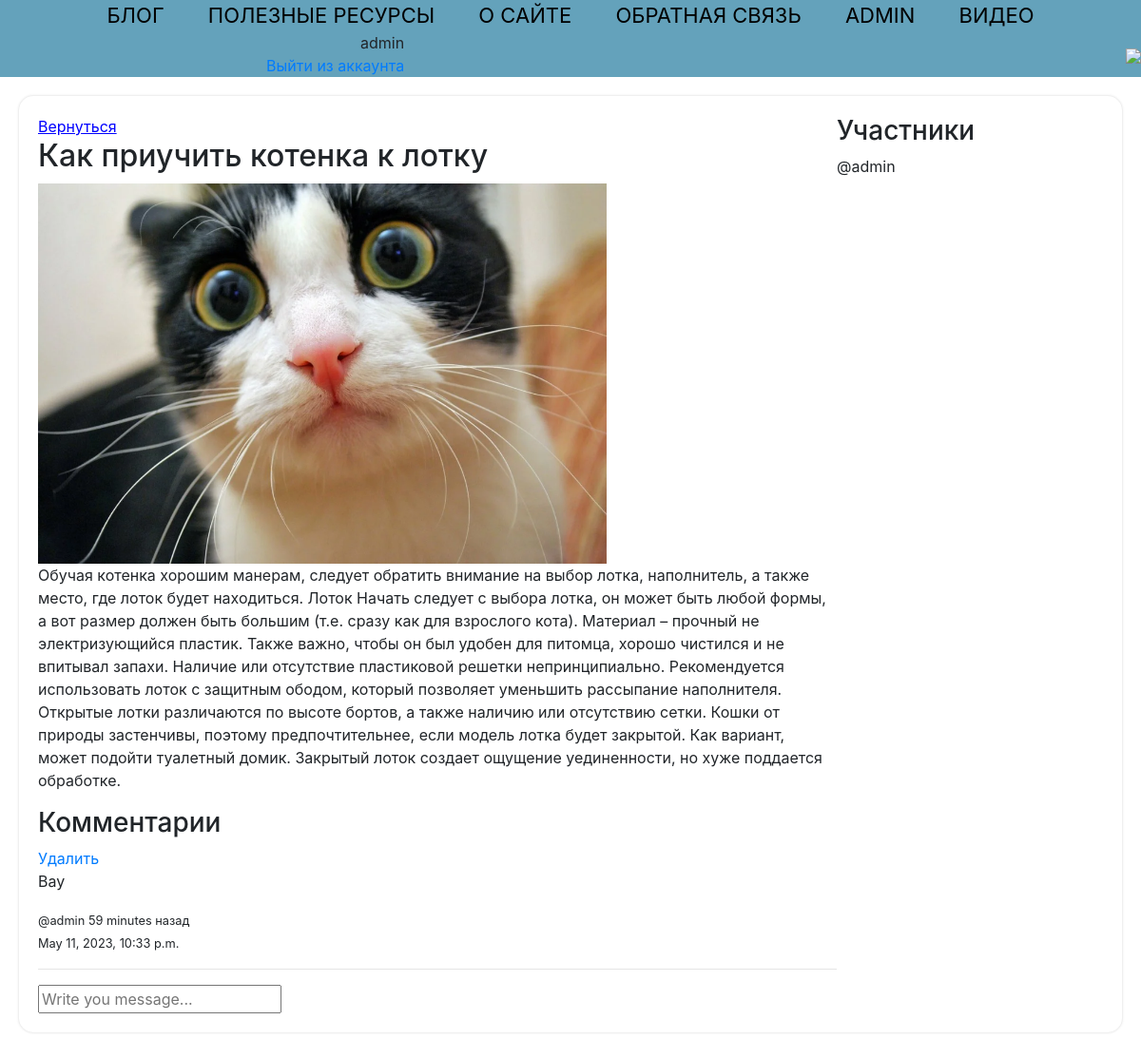
The app's page /room/38/ (signed in) with its own data.
### base/models.py (models this page shows, shortened)
class Room(models.Model):
    host         = models.ForeignKey(User, on_delete=models.SET_NULL, null=True)
    name         = models.CharField(max_length=200)
    description  = models.TextField(null=True, blank = True)
    participants = models.ManyToManyField(User, related_name='participants', blank=True)
    updated      = models.DateTimeField(auto_now=True)
    created      = models.DateTimeField(auto_now_add=True)
    image        = models.ImageField(blank=True)
    class Meta:
        ordering = ['-updated','-created']

class Message(models.Model):
    user    = models.ForeignKey(User, on_delete=models.CASCADE)
    room    = models.ForeignKey(Room, on_delete=models.CASCADE)
    body    = models.TextField()
    updated = models.DateTimeField(auto_now=True)
    created = models.DateTimeField(auto_now_add=True)
    class Meta:
        ordering = ['updated','created']

### base/views.py (the view, shortened to what this page needs)
# urls.py: path('room/<str:pk>/',views.room, name='room' ),
def room(request, pk):
    room = Room.objects.get(id=pk)
    room_messages = room.message_set.all()
    participants = room.participants.all()
    context = {'room':room,'room_messages':room_messages, 'participants':participants}
    return render(request, 'room.html', context)

### base/templatetags/date_filter.py (called while the page is built)
@register.filter
def date_filter(value):
    return value.replace("weeks","недель").replace("months","месяцев").replace("days","дней") \
                .replace("week","неделя").replace("month","месяц").replace("day","день")

### templates/room.html (shortened to what this page needs)
{% extends 'main.html' %}
{% block content %}
{% load date_filter %}
<div class="room-container">
    <div>
        <a class="link_text" href="/">Вернуться</a>
        <h2>{{room.name}}</h2>
        {% if room.image %}
        <div class="blog_img"><img src="/media/{{room.image}}" style="max-height: 400px;" /></div>
        {% endif %}
        <p>{{room.description}}</p>
        <div class="comment-wrapper">
            <h3>Комментарии</h3>
            {% for message in room_messages %}
                <div>
                    {% if request.user == message.user %}
                    <a href="{% url 'delete-message' message.id %}">Удалить</a>
                    {% endif %}
                    <p>{{message.body}}</p>
                    <small>@{{message.user}} {{message.created|timesince|date_filter}} назад</small>
                    <div>
                        <small>{{message.created}}</small>
                    </div>
                </div>
                <hr>
            {% endfor %}
        </div>
        {% if request.user.is_authenticated %}
        <div class="comment-form">
            <form method="POST" action="">
                <input type="text" name="body" placeholder="Write you message...">
            </form>
        </div>
        {% endif %}
    </div>
    <div>
        <h3>Участники</h3>
        {% for user in participants %}
        <p>@{{user.username}}</p>
        {% endfor %}
    </div>
</div>
{% endblock %}

### templates/navbar.html (shortened to what this page needs)
<link rel="stylesheet" href="https://cdn.jsdelivr.net/npm/bootstrap@4.0.0/dist/css/bootstrap.min.css">
{% load static %}
<div class="navbar">
    <div class="menubar">
        <a href="/" class="navbar_item">
            БЛОГ
        </a>
        <a href="/useful_links" class="navbar_item">
            ПОЛЕЗНЫЕ РЕСУРСЫ
        </a>
        <a href="/about" class="navbar_item">
            О САЙТЕ
        </a>
        <a href="/pool" class="navbar_item">
            ОБРАТНАЯ СВЯЗЬ
        </a>
        <a href="{% url 'user-profile' request.user.id %}" class="navbar_item">
            {{request.user.username|upper}}
        </a>
        <a href="/video" class="navbar_item">
            ВИДЕО
        </a>
    </div>
    <div class="user_field">
        {% if request.user.is_authenticated %}
        <div class="username_label">
            {{request.user}}
        </div>
        <div>
            <a href="{% url 'logout' %}">Выйти из аккаунта</a>
        </div>
            {% else %}
        <div>
            <a href="{% url 'login' %}">Войти</a>
        </div>
            {% endif %}
    </div>
    <a href="/shop/" class="logo">
        <img src="{% static 'images/logo.png' %}">
    </a>
</div>

### static/styles/main.css (style rules this page uses)
body { background-color: aliceblue; }
.navbar { background-color: #64a2bb; display: flex; align-items: center; padding: 0 !important; }
.user_field { padding-left: 280px; margin-right: 20px; }
.navbar_item { margin: 20px; }
.username_label { text-align: end; }
.logo { margin-left: 30px; }
.logo img { height: 60px; }
.menubar { margin: 0 auto 0 auto; height: 100%; }
.menubar a { color: black; text-decoration: none; font-size: 22px; }
body { background-position: center; background-repeat:no-repeat; background-attachment: fixed; text-align: center; background-size:cover; }
.room-container { display: grid; grid-template-columns: 3fr 1fr; }
.blog_img { margin-top: 10px; }
.room-container { padding: 20px; margin: 20px; border-radius: 15px; backdrop-filter: blur(10px); box-shadow: 0px 0px 3px #D3D3D3; }
.link_text { text-decoration: underline; color: blue; }

### records on screen
Room: name "Как приучить котенка к лотку", image (picture), description "Обучая котенка хорошим манерам, следует обратить внимание на выбор лотка, наполнитель, а также место, где лоток будет находиться. Лоток Начать следует с выбора лотка, он может быть любой формы, а вот размер должен быть большим (т.е. сразу как для взрослого кота). Материал – прочный не электризующийся пластик. Также важно, чтобы он был удобен для питомца, хорошо чистился и не впитывал запахи. Наличие или отсутствие пластиковой решетки непринципиально. Рекомендуется использовать лоток с защитным ободом, который позволяет уменьшить рассыпание наполнителя. Открытые лотки различаются по высоте бортов, а также наличию или отсутствию сетки. Кошки от природы застенчивы, поэтому предпочтительнее,…"
Message: shows "Удалить", body "Вау", user "admin", created "59 minutes", created "May 11, 2023, 10:33 p.m."

### other values on screen
{{ request.user.username|upper }} "ADMIN"
{{ request.user }} "admin"
{{ user.username }} "admin"
